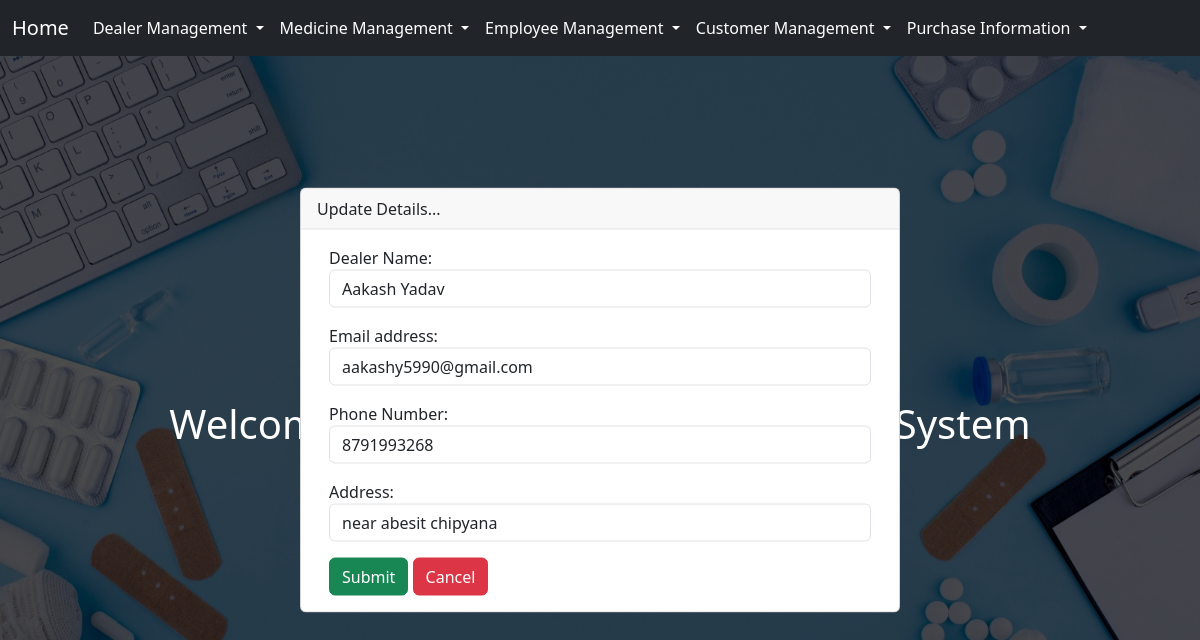
Before: /19/dealer_update with the older database file.
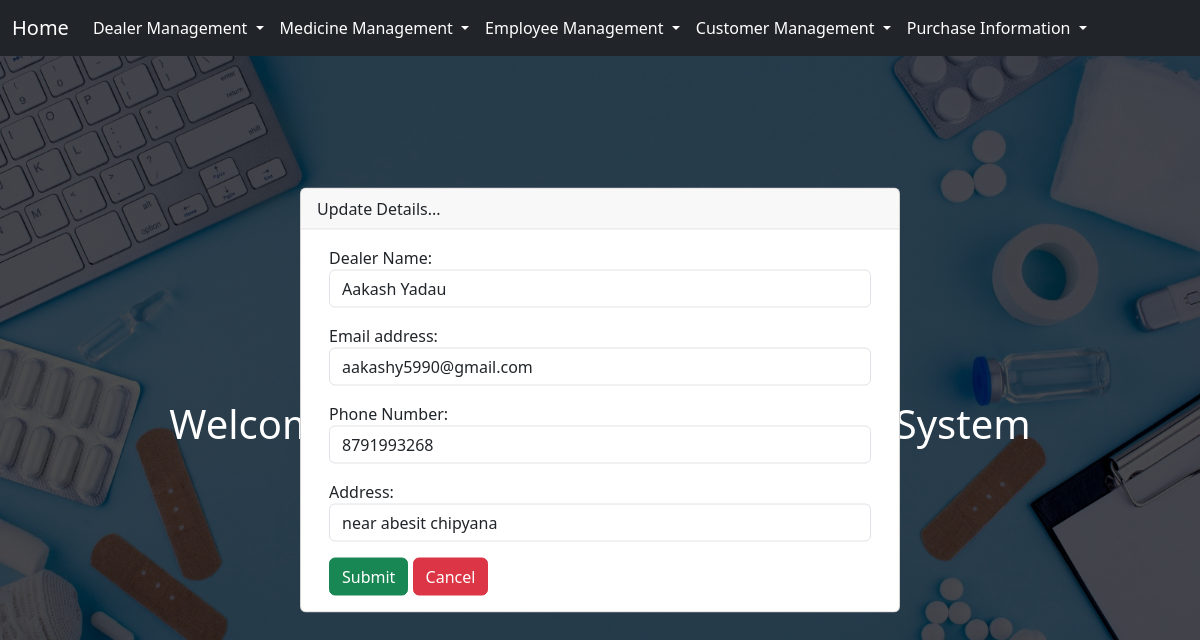
After: the same page with the newer database file.
### core/models.py (models this page shows, shortened)
class Dealer(models.Model):
    dealer_name = models.CharField(max_length=20)
    dealer_email = models.EmailField(max_length=20)
    dealer_number = models.CharField(max_length=15)
    dealer_address = models.TextField(max_length=70)

### core/views.py (the view)
# urls.py: path('<int:id>/dealer_update',views.dealer_update,name="dealer_update"),
def dealer_update(request , id):
    queryset = Dealer.objects.get(id=id)
    if request.method == "POST":
        data = request.POST
        dealer_name = data.get('dealer_name')
        dealer_email = data.get('dealer_email')
        dealer_number = data.get('dealer_number')
        dealer_address = data.get('dealer_address')
        queryset.dealer_name  = dealer_name
        queryset.dealer_email  = dealer_email
        queryset.dealer_number  = dealer_number
        queryset.dealer_address  = dealer_address
        queryset.save()
        return redirect('home')
    else:
        context = {'queryset':queryset}
        return render(request,'core/updatedealer.html',context)

### core/templates/core/updatedealer.html (shortened to what this page needs)
{% extends "base.html" %}
{% load static %}
{% block style %}
<link rel="stylesheet" href="{% static 'core/css/updatedealer.css' %}">
{% endblock style %}
{% block onload %}
onload="$('#exampleModalCenter').modal('show')"
{% endblock onload %}
{% block dealer %}
<div class="card-container">
    <div class="card">
        <div class="card-header d-flex justify-content-between">
            <p class="d-flex align-items-center">Update Details...</p>
        </div>
        <div class="container main_container">
            <div class="card-body">
                <form id="card-form" method="POST">
                    <div class="form-group">
                        <label for="name">Dealer Name:</label>
                        <input type="text" class="form-control" name="dealer_name" value="{{queryset.dealer_name}}" required>
                    </div>
                    <div class="form-group my-3">
                        <label for="email">Email address:</label>
                        <input type="email" class="form-control" name="dealer_email" value="{{queryset.dealer_email}}" placeholder="name@example.com" required>
                    </div>
                    <div class="form-group">
                        <label for="number">Phone Number:</label>
                        <input type="number" class="form-control" value="{{queryset.dealer_number}}" name="dealer_number" required>
                    </div>
                    <div class="form-group my-3">
                        <label for="address">Address:</label>
                        <input type="text" class="form-control" value="{{queryset.dealer_address}}" name="dealer_address" required>
                    </div>
                    <button type="submit" class="btn btn-success">Submit</button>
                    <a href="{% url 'home' %}" class="btn btn-danger">Cancel</a>
                </form>
            </div>
        </div>
    </div>
</div>
{% endblock dealer %}

Changed rows visible on the page:
changed Dealer "aakashy5990@gmail.com": dealer_name "Aakash Yadav" → "Aakash Yadau"
